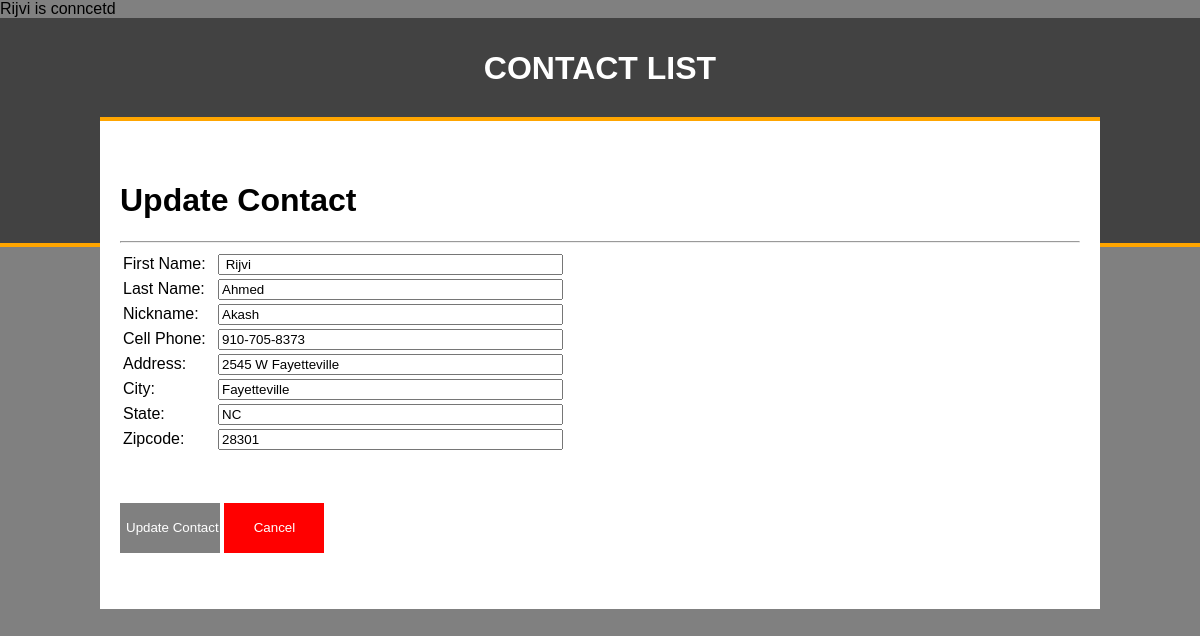
The app's page /update_contact.php?id=28 with its own data.
### tables this page shows
CREATE TABLE IF NOT EXISTS `contacts` (
  `contact_id` int(11) NOT NULL AUTO_INCREMENT,
  `contact_fname` varchar(100) NOT NULL,
  `contact_lname` varchar(100) NOT NULL,
  `contact_nickname` varchar(100) NOT NULL,
  `contact_cphone` varchar(50) NOT NULL,
  `contact_hphone` varchar(50) NOT NULL,
  `contact_wphone` varchar(50) NOT NULL,
  `contact_address` varchar(100) NOT NULL,
  `contact_city` varchar(50) NOT NULL,
  `contact_state` varchar(50) NOT NULL,
  `contact_zipcode` varchar(50) NOT NULL,
  `contact_profile` varchar(255) NOT NULL,
  `contact_notes` longblob NOT NULL,
  `contact_status` enum('0','1') NOT NULL DEFAULT '1',
  PRIMARY KEY (`contact_id`)
);

### update_contact.php (the view, shortened to what this page needs)
<?php
	require_once"connection.php";
	if (isset($_GET['id'])) {
		$id = $_GET['id'];
		$get_contact = "select * from contacts where contact_id = '$id'";
		$sql_get_contact = $conn->query($get_contact);
		$row = mysqli_fetch_array($sql_get_contact);
	}
 ?>
<!DOCTYPE html>
<html>
<head>
	<?php include"includes/head.inc"; ?>
</head>
<body>
	<div class="wrapper">
		<div class="header">
			<div class="headerContent"><h1>CONTACT LIST</h1></div>
		</div>
		<div class="content">
		<div><h1>Update Contact</h1></div>
			<hr>
			<div class="contact">
				<div class="contact_insert">
					<form action="update_contact.php?id=<?php echo $row["contact_id"]; ?>" method="post" enctype="multipart/form-data">
						<table style="float:left" width="50%">
							<tr>
								<td>First Name:</td>
								<td><input type="text" name="fname" value="<?php echo $row['contact_fname'] ?>"  size="40%"></td>
							</tr>
							<tr>
								<td>Last Name:</td>
								<td><input type="text" name="lname" value="<?php echo $row['contact_lname'] ?>" size="40%"></td>
							</tr>
							<tr>
								<td>Nickname:</td>
								<td><input type="text" name="nickname" value="<?php echo $row['contact_nickname'] ?>" size="40%"></td>
							</tr>
							<tr>
								<td>Cell Phone:</td>
								<td><input type="text" name="cphone" value="<?php echo $row['contact_cphone'] ?>" size="40%"></td>
							</tr>
							<tr>
								<td>Address:</td>
								<td><input type="text" name="address" value="<?php echo $row['contact_address'] ?>" size="40%"></td>
							</tr>
							<tr>
								<td>City:</td>
								<td><input type="text" name="city" value="<?php echo $row['contact_city'] ?>" size="40%"></td>
							</tr>
							<tr>
								<td>State:</td>
								<td><input type="text" name="state" value="<?php echo $row['contact_state'] ?>" size="40%"></td>
							</tr>
							<tr>
								<td>Zipcode:</td>
								<td><input type="text" name="zipcode" value="<?php echo $row['contact_zipcode'] ?>" size="40%"></td>
							</tr>
						</table>
						<input class="insert_contact_button" type="submit" name="submit" value="Update Contact">
						<a href="index.php"><input class="cancel_contact_button" type="button" value="Cancel"></a>
					</form>
				</div>
			</div>
		</div>
</body>
</html>

### css/styles.css (style rules this page uses)
body { font-family:helvetica, arial, sans-serif; padding:0; margin:0; background-color:grey; }
.header { width:100%; border-bottom:4px solid orange; height: 225px; background-color:#424242; }
.header .headerContent { width:80%; margin:0 auto; line-height:100px; }
.header .headerContent h1 { margin:0; text-align: center; color:#ffffff; font-weight: bold; }
.wrapper { width:100%; }
.content { width:80%; margin:-130px auto 0 auto; background-color:#ffffff; border-top:4px solid orange; padding:40px 20px; }
.contact { width:100%; }
.insert_contact_button { width: 100px; height: 50px; background-color:grey; color:#ffffff; border:none; margin-top:50px; }
.cancel_contact_button { width: 100px; height: 50px; background-color:red; color:#ffffff; border:none; margin-top:50px; }

### records on screen
contacts: fname "Rijvi", lname "Ahmed", nickname "Akash", cphone "910-705-8373", address "2545 W Fayetteville", city "Fayetteville", state "NC", zipcode "28301"
